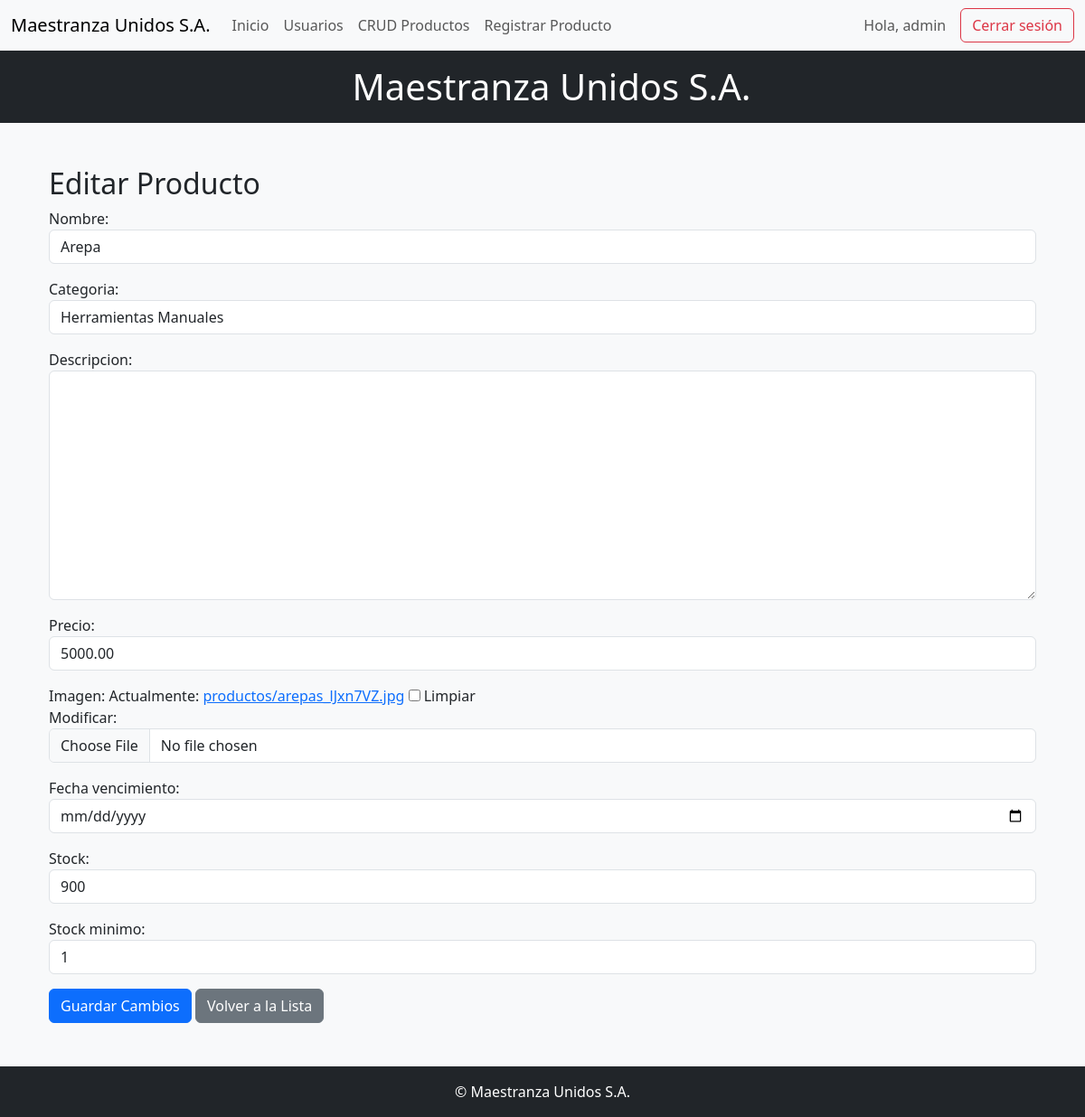
The page /productos/editar/13/ (signed in) on the database as committed earlier.
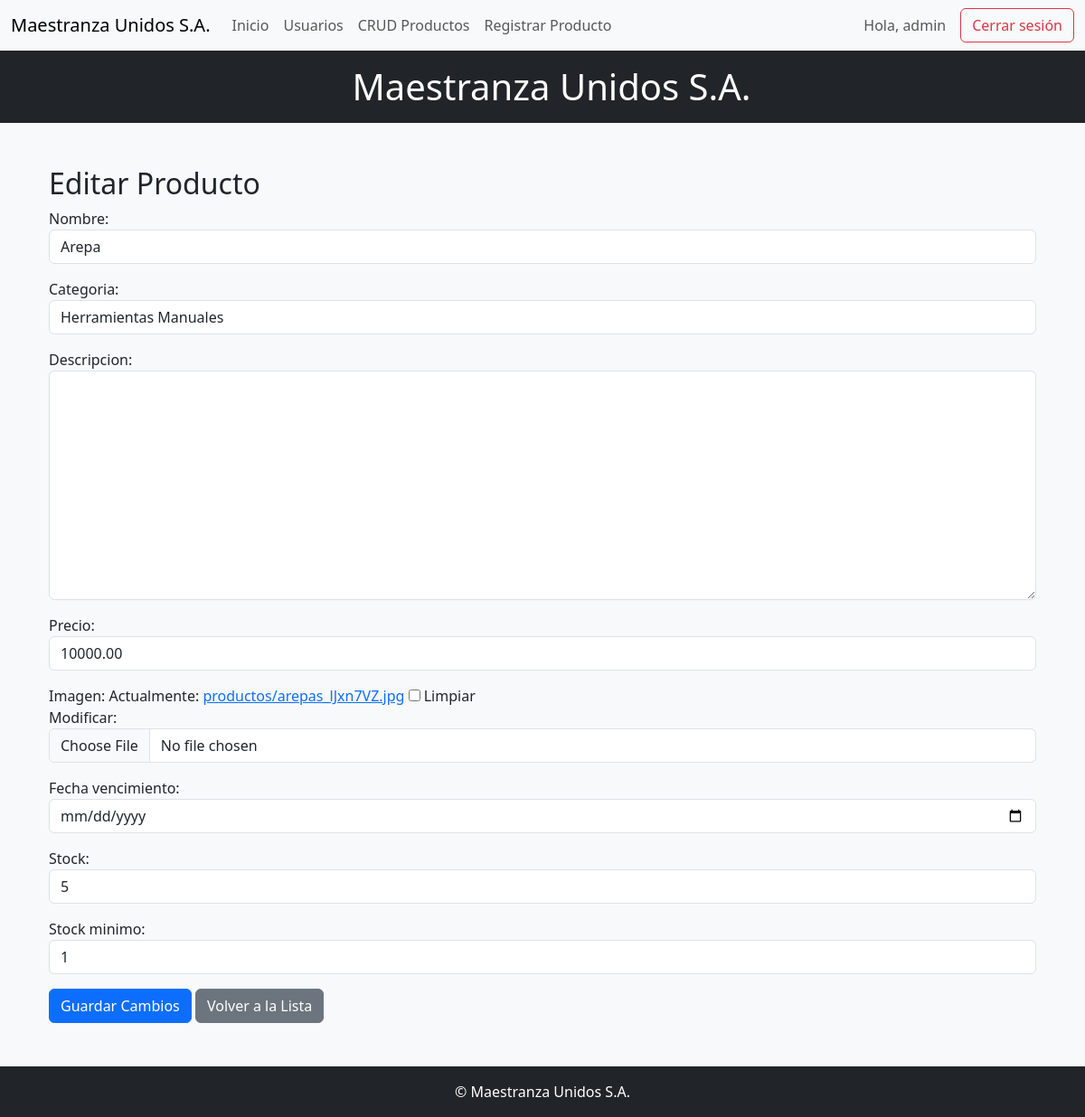
The same page on the database as committed later.
### inventario/models.py (models this page shows, shortened)
class Producto(models.Model):
    nombre = models.CharField(max_length=100)
    categoria = models.ForeignKey(
        CategoriaProducto,
        on_delete=models.SET_NULL,
        null=True,
        blank=True,
        related_name='productos'
    )
    descripcion = models.TextField(blank=True)
    precio = models.DecimalField(max_digits=10, decimal_places=2)
    imagen = models.ImageField(upload_to='productos/', null=True, blank=True)
    fecha_vencimiento = models.DateField(null=True, blank=True)
    stock = models.PositiveIntegerField(default=0)
    stock_minimo = models.PositiveIntegerField(default=1)

class CategoriaProducto(models.Model):
    nombre = models.CharField(max_length=100, unique=True)
    def __str__(self):
        return self.nombre

### inventario/views.py (the view)
# urls.py: path('productos/editar/<int:producto_id>/', views.editar_producto, name='editar_producto'),
@login_required
@group_required_or_admin('Empleado')
def editar_producto(request, producto_id):
    producto = get_object_or_404(Producto, pk=producto_id)
    precio_anterior = producto.precio
    if request.method == 'POST':
        form = ProductoForm(request.POST, request.FILES, instance=producto)
        if form.is_valid():
            producto_actualizado = form.save()
            if producto_actualizado.precio != precio_anterior:
                rol = request.user.groups.first().name if request.user.groups.exists() else "Sin rol"
                HistorialPrecio.objects.create(
                    producto=producto_actualizado,
                    precio=producto_actualizado.precio,
                    usuario=request.user,
                    rol=rol
                )
            messages.success(request, "Producto modificado exitosamente.")
            return redirect('producto_crud')
    else:
        form = ProductoForm(instance=producto)
    return render(request, 'inventario/registro_producto.html', {
        'form': form,
        'editar': True,
        'producto': producto
    })

### inventario/forms.py (shortened to what this page needs)
class ProductoForm(forms.ModelForm):
    class Meta:
        model = Producto
        fields = '__all__'
        widgets = {
            'fecha_vencimiento': forms.DateInput(attrs={'type': 'date'}),
            'stock': forms.NumberInput(attrs={'min': 0}),
            'stock_minimo': forms.NumberInput(attrs={'min': 0}),
            'categoria': forms.Select(),
        }
    def __init__(self, *args, **kwargs):
        super().__init__(*args, **kwargs)
        self.fields['categoria'].empty_label = "Seleccione una categoría"
        for name, field in self.fields.items():
            field.widget.attrs.setdefault('class', 'form-control')

### inventario/views.py (called while the page is built)
def group_required_or_admin(group_name):
    def check_group(user):
        return user.is_authenticated and (
            user.groups.filter(name=group_name).exists() or user.groups.filter(name='Administrador').exists()
        )
    return user_passes_test(check_group)

### inventario/templates/inventario/registro_producto.html (shortened to what this page needs)
{% extends 'inventario/base.html' %}
{% block content %}
<div class="container mt-5">
  <h2>{% if editar %}Editar Producto{% else %}Registrar Producto{% endif %}</h2>
  <form method="post" enctype="multipart/form-data">
    {{ form.as_p }}
    <button type="submit" class="btn btn-primary">
      {% if editar %}Guardar Cambios{% else %}Guardar Producto{% endif %}
    </button>
    <a href="{% url 'producto_crud' %}" class="btn btn-secondary">
      {% if editar %}Volver a la Lista{% else %}Ver Productos{% endif %}
    </a>
  </form>
</div>
{% endblock %}

Rows that differ between the two databases and show on the page:
changed Producto "Herramientas Manuales": precio "5000.00" → "10000.00"; stock "900" → "5"
